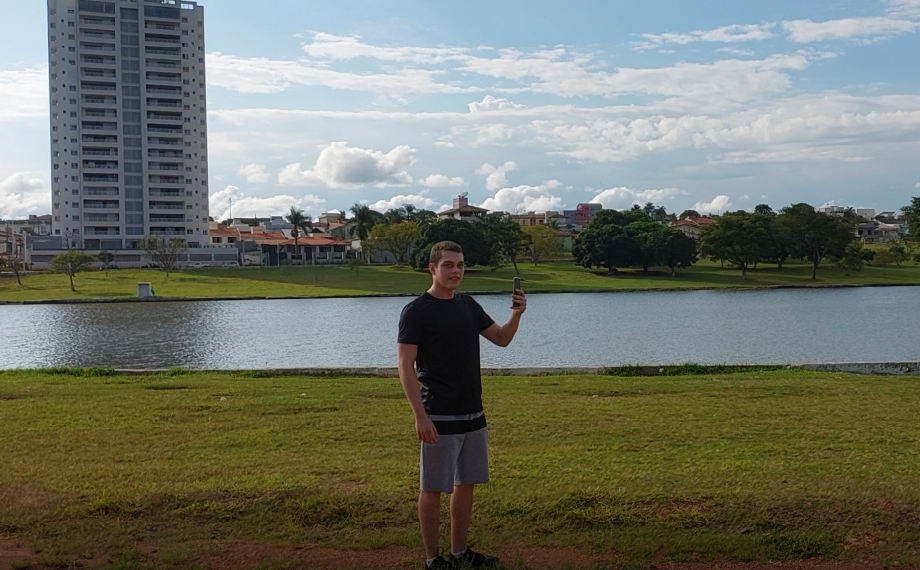
#> input picture testImg.png, 920 x 570 px
$ python imageFunctions.py
#> lines starting #> are read from the running program, lines starting #| are printed output that depends on the picture
#> further down, test_img is the input picture: shape (570, 920, 3); mean B, G, R 104.9, 116.7, 112.3
import math
import cv2
import numpy as np


def clone_img(img):
    clone = np.zeros_like(img)  # Creating a Matrix filled with zeros which has the same shape as the Image (img)

    for z in range(np.shape(img)[2]):   # Each 'z' represents a depth
        for y in range(np.shape(img)[0]):   # Each 'y' represents a line (group of values in a depth)
            for x in range(np.shape(img)[1]):   # Each 'x' represents a column (values in a line)
                clone[y, x, z] = img[y, x, z]   # Copying each pixel to the 'clone' matrix. Pixels are accessed as [line, column, depth]
    return clone


def reverse_img(img):
    reverse = np.zeros_like(img)

    for z in range(np.shape(img)[2]):
        for y in range(np.shape(img)[0]):
            for x in range(np.shape(img)[1]):
                reverse[y, x, z] = img[y, np.shape(img)[1]-1-x, z]  # Reversing means revert the order, so that the last pixel is the first and so on
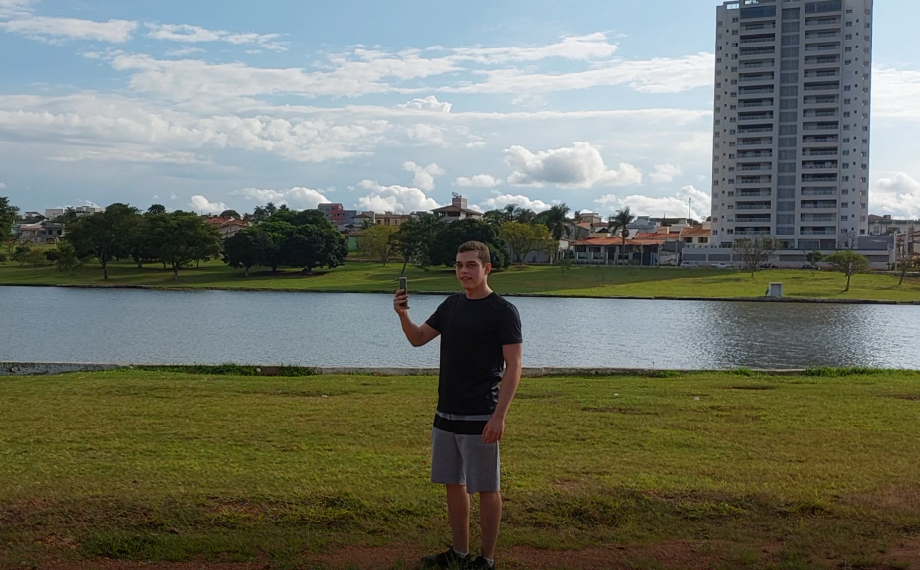
#> reverse: shape (570, 920, 3); mean B, G, R 104.9, 116.7, 112.3
    cv2.imshow("",  reverse)
    cv2.waitKey(0)
    print(img)
#> (printed output is left out)
    print("-------")
    print(reverse)
#> (printed output is left out)
    return reverse


def midmirror_img(img):
    midmirr = clone_img(img)

    for z in range(np.shape(img)[2]):
        for y in range(np.shape(img)[0]):
            for x in range(int(np.shape(img)[1] / 2)):  # Iterating just half the image
                midmirr[y, np.shape(img)[1] - 1 - x, z] = img[y, x, z]  # Mirroring each pixel, so the first pixel in original image is the last in the copy and so on
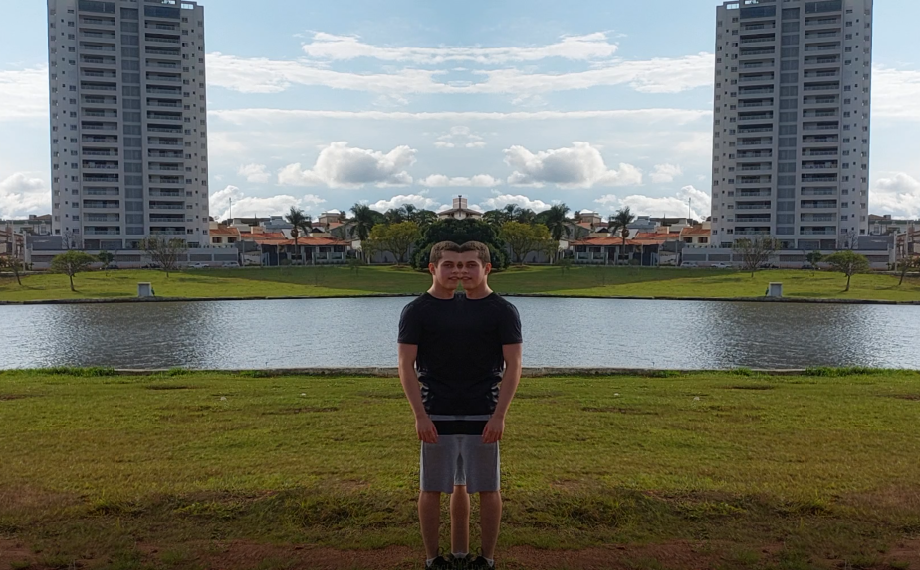
#> midmirr: shape (570, 920, 3); mean B, G, R 102.7, 114.7, 112.9
    cv2.imshow("", midmirr)
    cv2.waitKey(0)
    print(img)
#> (printed output is left out)
    print("-------")
    print(midmirr)
#> (printed output is left out)
    return midmirr


def rotate90(img):
    rotated = np.zeros((np.shape(img)[1], np.shape(img)[0], np.shape(img)[2]))  # Creating a Matrix filled with zeros which has the number of columns and lines swapped

    for z in range(np.shape(img)[2]):
        for y in range(np.shape(img)[0]):
            for x in range(np.shape(img)[1]):
                rotated[x, np.shape(img)[0]-1-y, z] = img[y, x, z]  # Rotating means to transform each line into a column.
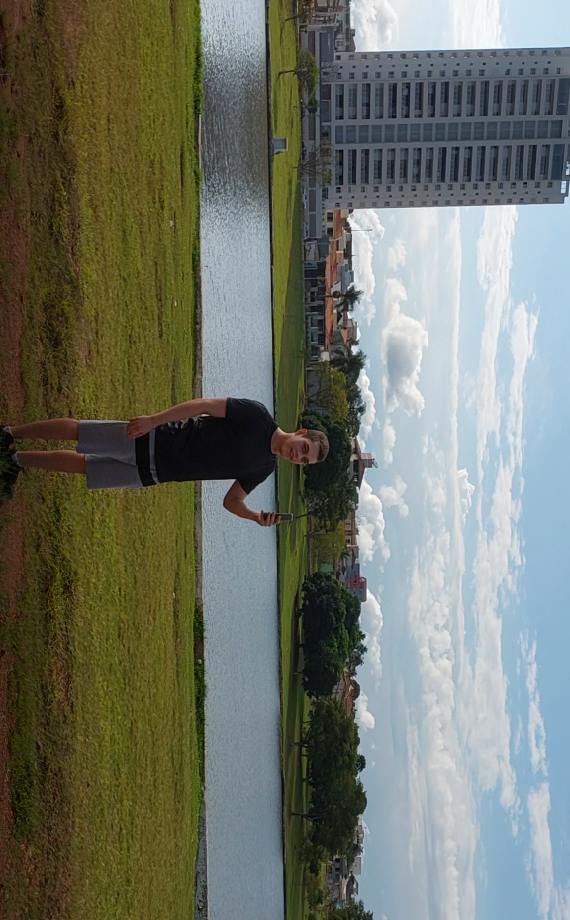
#> rotated: shape (920, 570, 3) float64; mean B, G, R 104.9, 116.7, 112.3
    cv2.imshow("", rotated)
    print(img)
#> (printed output is left out)
    print("-------")
    print(rotated)
#> (printed output is left out)
    cv2.waitKey(0)
    return rotated


def pixelate(img):
    # This function uses a 3x3 kernel for 'pixelated' effect
    pixelated = clone_img(img)

    sumt = 0
    for z in range(np.shape(img)[2]):
        y = 0   # Reset y everytime next channel is called
        while y < np.shape(img)[0] - (np.shape(img)[0] % 3):    # Can only iterate in numbers that are divisible by 3
            x = 0   # Reset x everytime next line is called
            while x < np.shape(img)[1] - (np.shape(img)[1] % 3):    # ''
                sumt += img[y, x, z]    # Summation of pixels in a kernel
                if (x+1) % 3 == 0:  # When reached the end of kernel column (it means that 'x' value is divisible by 3)
                    if (y+1) % 3 == 0:  # When reached the end of kernel lines ('' 'y' '')
                        avg = int(sumt / 9)     # Since there is 3x3 = 9 elements, divide the summation by 9
                        sumt = 0    # Reset summation variable
                        # This block stores the average value in all the positions of the last kernel
                        pixelated[y-2, x-2, z], pixelated[y-2, x-1, z], pixelated[y-2, x, z] = avg, avg, avg
                        pixelated[y - 1, x - 2, z], pixelated[y - 1, x - 1, z], pixelated[y - 1, x, z] = avg, avg, avg
                        pixelated[y, x - 2, z], pixelated[y, x - 1, z], pixelated[y, x, z] = avg, avg, avg
                        y -= 2  # Reset 'y' into the beginning line of the kernel
                        x += 1  # Jump to the next column, initializing a new kernel
                    else:   # It means that the kernel isn't fully iterated
                        x -= 2  # Reset 'x' into the beginning column of the kernel
                        y += 1  # Jump to the next line of the same kernel
                else:
                    x += 1  # Jump to the next column of the same kernel
            else:   # If it reached the end of the col size for this image
                y += 3  # The next step is to advance to the next 'kernel line', and, since it has reseted 'y', must compensate adding '3'

    cv2.imshow("", pixelated)
    print(img)
#> (printed output is left out)
    print("-------")
    print(pixelated)
#> (printed output is left out)
    cv2.waitKey(0)
    return pixelated


def shadowing(img, value):
#> called with value = 100
    shadow = clone_img(img)

    for z in range(np.shape(img)[2]):
        for y in range(np.shape(img)[0]):
            for x in range(np.shape(img)[1]):
                if img[y, x, z] >= value:
                    shadow[y, x, z] = 0     # Assigning zero to all pixels with values greater than or equal to the selected one
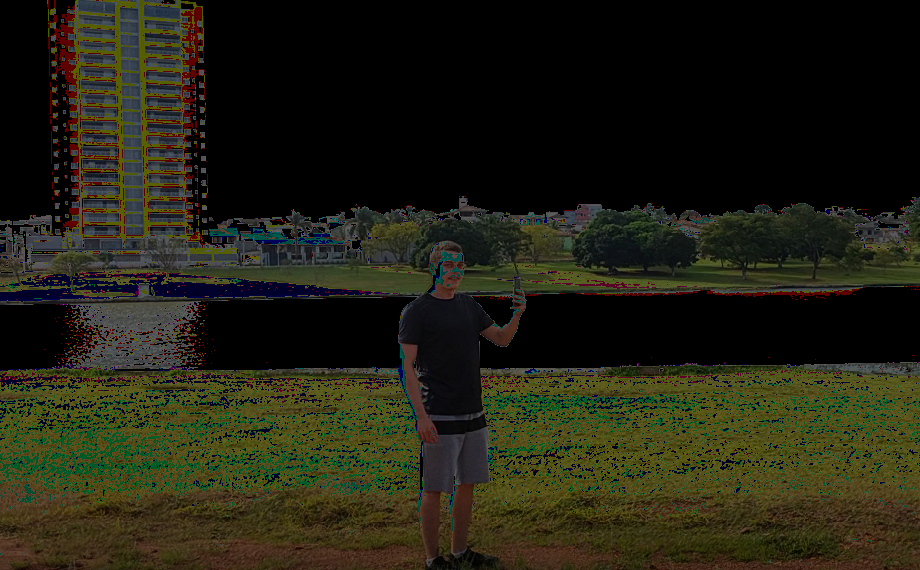
#> shadow: shape (570, 920, 3); mean B, G, R 19.1, 33.6, 33.8

    cv2.imshow("", shadow)
    print(img)
#> (printed output is left out)
    print("-------")
    print(shadow)
#> (printed output is left out)
    cv2.waitKey(0)
    return shadow


def shadowing_v2(img, value):
#> called with value = 30
    shadow2 = clone_img(img)

    for z in range(np.shape(img)[2]):
        for y in range(np.shape(img)[0]):
            for x in range(np.shape(img)[1]):
                if img[y, x, z] >= value:
                    shadow2[y, x, z] = img[y, x, z] - value     # Decreasing the value of all pixels greater than or equal, by the selected value
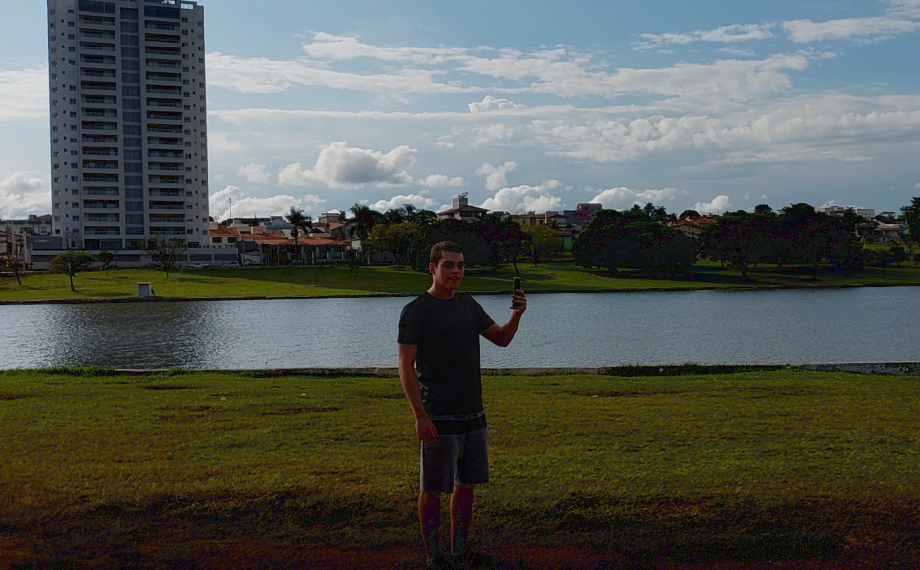
#> shadow2: shape (570, 920, 3); mean B, G, R 82.6, 88.3, 84

    cv2.imshow("", shadow2)
    print(img)
    print("-------")
    print(shadow2)
    cv2.waitKey(0)
    return shadow2


def mod_img(img, number):
#> called with number = 3
    modded = clone_img(img)

    for z in range(np.shape(img)[2]):
        for y in range(np.shape(img)[0]):
            for x in range(np.shape(img)[1]):
                if img[y, x, z] % number == 0:
                    modded[y, x, z] = 0     # Every pixel with value divisible by the selected number is assigned with zero
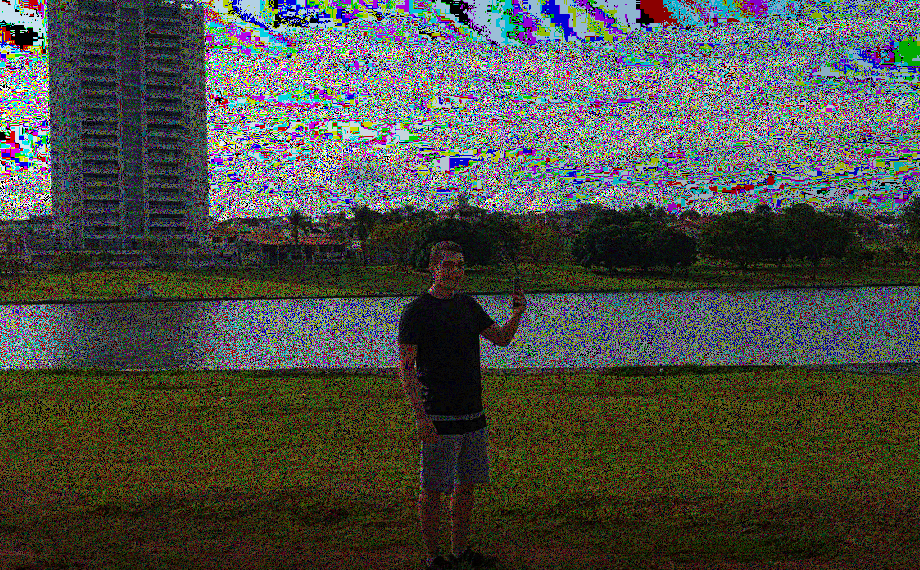
#> modded: shape (570, 920, 3); mean B, G, R 70, 77.5, 74.9

    cv2.imshow("", modded)
    print(img)
    print("-------")
    print(modded)
    cv2.waitKey(0)
    return modded


def sqrt_img(img):
    rooted2 = clone_img(img)

    for z in range(np.shape(img)[2]):
        for y in range(np.shape(img)[0]):
            for x in range(np.shape(img)[1]):
                rooted2[y, x, z] = int(np.sqrt(img[y, x, z])) * 10    # Takes the square root of the pixel's value, but multiplies by 10 since it returns a small number
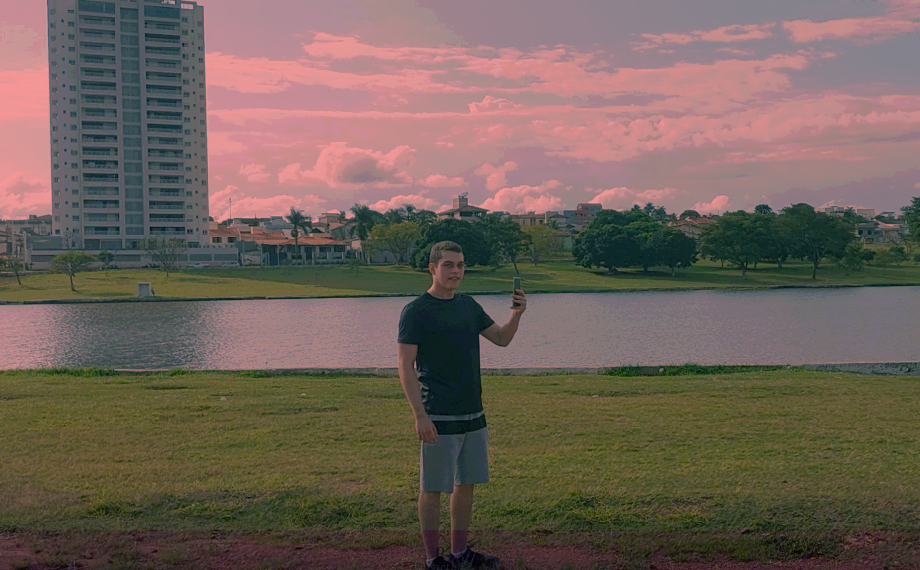
#> rooted2: shape (570, 920, 3); mean B, G, R 88.3, 97.4, 112.3

    cv2.imshow("", rooted2)
    print(img)
    print("-------")
    print(rooted2)
    cv2.waitKey(0)
    return rooted2


# [92 lines left out: functions sine_img, circle_img, avg_edge_blur, circle_img2, not called in this run]


test_img = cv2.imread("testImg.png")
cv2.imshow("Original", test_img)
cv2.waitKey(0)
cv2.imwrite("clone.png", clone_img(test_img))
cv2.imwrite("reversed.png", reverse_img(test_img))
cv2.imwrite("centerMirrored.png", midmirror_img(test_img))
cv2.imwrite("rotated90.png", rotate90(test_img))
cv2.imwrite("pixelated.png", pixelate(test_img))
cv2.imwrite("shadow.png", shadowing(test_img, 100))
cv2.imwrite("shadowV2.png", shadowing_v2(test_img, 30))
cv2.imwrite("modded.png", mod_img(test_img, 3))
#> (the run stopped early here; a loop or call above may not have finished)
